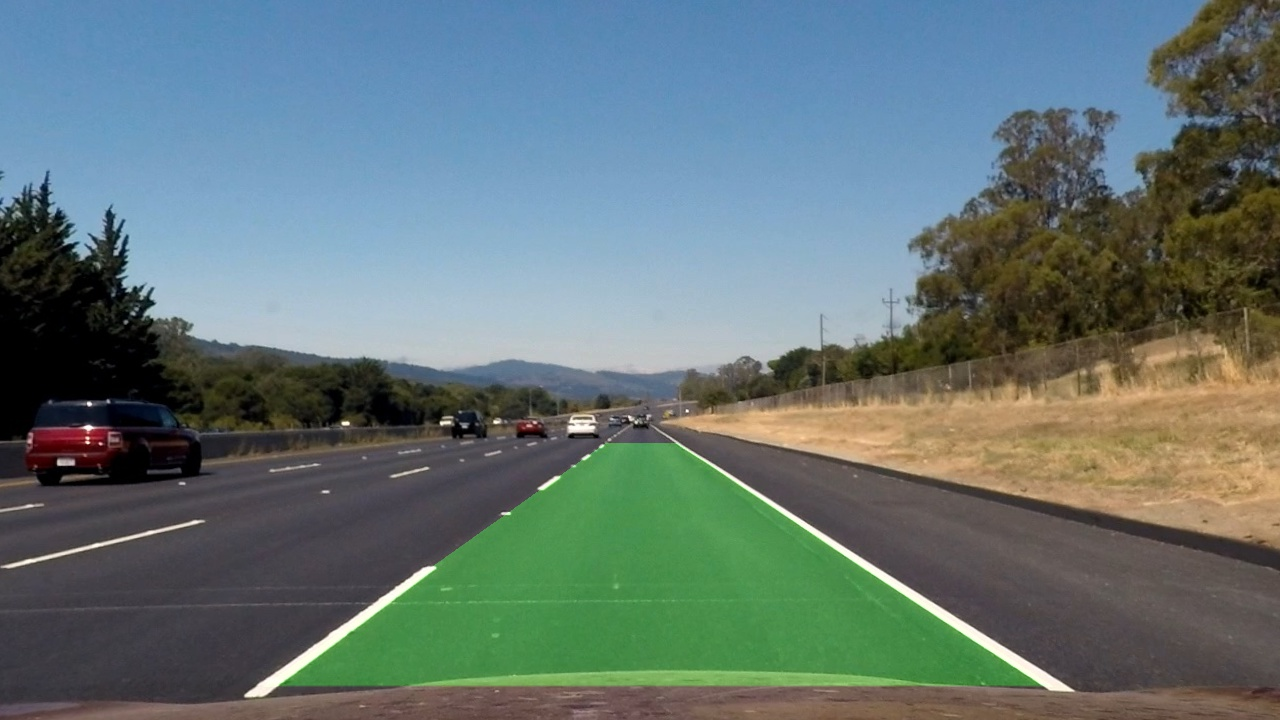
#> input picture images/straight_lines2.jpg, 1280 x 720 px
$ python find_perspective.py ../images/straight_lines2.jpg
#> lines starting #> are read from the running program, lines starting #| are printed output that depends on the picture; pictures that were not available may be replaced by others from this repository, and a replacement may not be noted
### camera.py
import os
import numpy as np
import cv2
import matplotlib.image as mpimg


'''
 Determines and returns the camera calibration matrix and distortion
 coefficients for use in undistorting images taken by a particular camera
'''
def calibrate():
    camera_calibration_images_path = "camera_cal/"

    num_x_corners = 9
    num_y_corners = 6

    obj_points = []
    img_points = []

    #
    # Prepare the object points.  These are the same for each calibration image.
    # the reshaped mgrid will give us an array like:
    # array([[ 0.,  0.,  0.],
    #        [ 1.,  0.,  0.],
    #         ...
    #        [ num_x_corners-1, num_y_corners-1, 0]])
    obj_p = np.zeros((num_x_corners * num_y_corners,  3), np.float32)
    obj_p[:, :2] = np.mgrid[0:num_x_corners, 0:num_y_corners].T.reshape(-1, 2)


    images = os.listdir(camera_calibration_images_path)
    for imagefile in images:
        #
        # Read in the image file and convert to grayscale
        #
        img = mpimg.imread(camera_calibration_images_path + imagefile)
        gray = cv2.cvtColor(img, cv2.COLOR_BGR2GRAY)

        #
        # use cv2 findChessboardCorners to get list of image corners.
        # If found, append these corners to the img_points array.
        # Note that the obj_points are the same for each new imagefile.
        #
        ret, corners = cv2.findChessboardCorners(gray, (num_x_corners, num_y_corners), None)

        if (ret == True):
            img_points.append(corners)
            obj_points.append(obj_p)

    #
    # use the img_points to pass to  opencv calibrateCamera()
    # and get the distortion coefficients and
    # camera calibration matrix to translate 2D image points.
    #
    ret, mtx, dist, rvecs, tvecs = cv2.calibrateCamera(obj_points, img_points, gray.shape[::-1], None, None)

    return mtx, dist

### tools/find_perspective.py
#importing some useful packages
import matplotlib.pyplot as plt
import matplotlib.image as mpimg
import numpy as np
import cv2
import os
import sys
import math

sys.path.append("..")
import camera
import image_utils


if len(sys.argv) < 2:
    print("Please provide an image filename on the command line")
    sys.exit()
else:
    filename = sys.argv[1]

img = mpimg.imread(filename, 1)
#> img is the input picture: shape (720, 1280, 3); mean R, G, B 100.4, 117.6, 116.7
h, w = img.shape[:2]
#> h = 720; w = 1280

f, axes = plt.subplots(1, 2, figsize=(12, 4.5))
f.tight_layout()
plt.subplots_adjust(left=0.03, right=.97, top=0.99, bottom=0.)

# [116 lines left out: functions p1xChanged, p1yChanged, p2xChanged, p2yChanged, p3xChanged, p3yChanged and 3 more, not called in this run]


#######################################################################################

TRANSFORM_SRC_POINTS = [(0.0, 0.91528), (0.21875, 0.73472), (0.78281, 0.73472), (1.0, 0.91528)]

#[(0.23828, 0.98611), (0.46563, 0.6375), (0.56406, 0.6375), (0.95312, 0.98611)]

(p1x, p1y), (p2x, p2y), (p3x, p3y), (p4x, p4y) = TRANSFORM_SRC_POINTS

# create trackbars if in interactive mode
shapefinder = cv2.imread(filename, 1)
height, width, _ = shapefinder.shape
#> height = 720; width = 1280
maxYTrackbar = int(height)
#> maxYTrackbar = 720
maxXTrackbar = int(width)
#> maxXTrackbar = 1280

#
# create a single window with all the sliders
#
cv2.namedWindow('Trackbars', cv2.WINDOW_NORMAL)
cv2.resizeWindow('Trackbars', 600, 100)

cv2.createTrackbar("p1-x", 'Trackbars', int(p1x * width), maxXTrackbar, p1xChanged)
#> slider 'p1-x' is set to 100
cv2.createTrackbar("p1-y", 'Trackbars', int(p1y * height), maxYTrackbar, p1yChanged)
cv2.createTrackbar("p2-x", 'Trackbars', int(p2x * width), maxXTrackbar, p2xChanged)
cv2.createTrackbar("p2-y", 'Trackbars', int(p2y * height), maxYTrackbar, p2yChanged)
cv2.createTrackbar("p3-x", 'Trackbars', int(p3x * width), maxXTrackbar, p3xChanged)
cv2.createTrackbar("p3-y", 'Trackbars', int(p3y * height), maxYTrackbar, p3yChanged)
cv2.createTrackbar("p4-x", 'Trackbars', int(p4x * width), maxXTrackbar, p4xChanged)
cv2.createTrackbar("p4-y", 'Trackbars', int(p4y * height), maxYTrackbar, p4yChanged)

print("Calibrating camera....")
mtx, dist = camera.calibrate()
#> in calibrate, `gray = cv2.cvtColor(img, cv2.COLOR_BGR2GRAY)`:
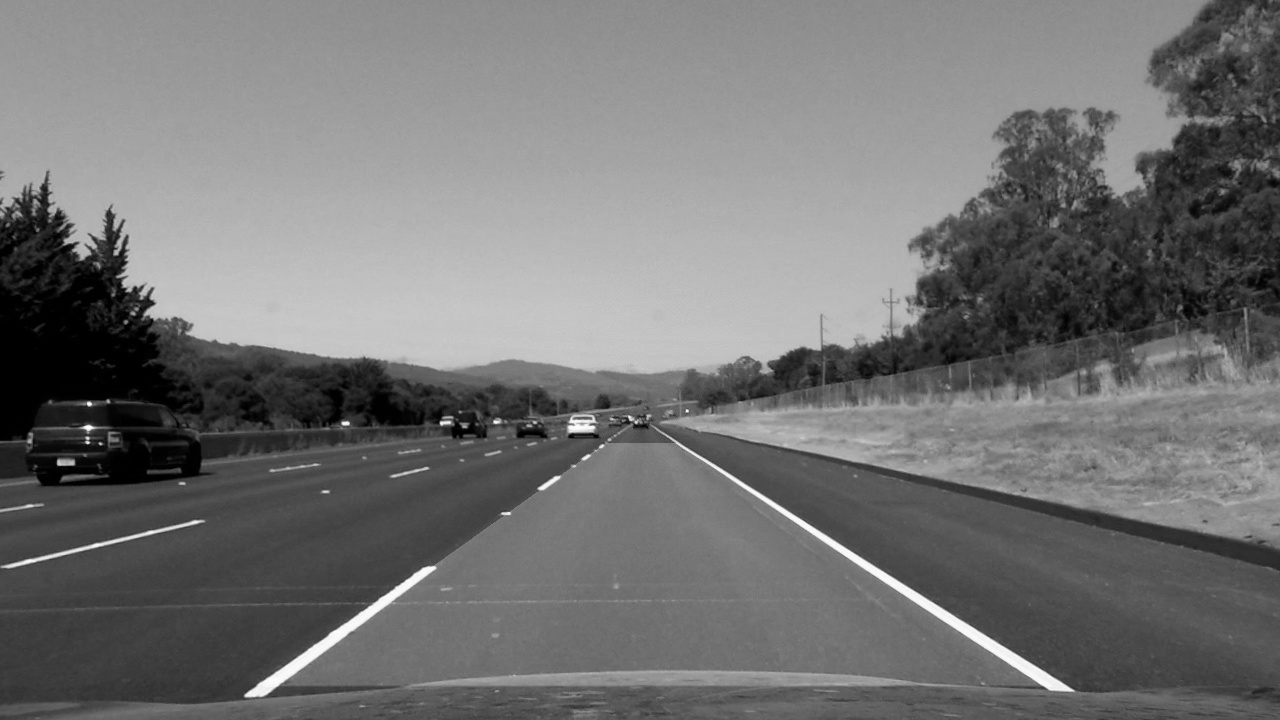
#> gray: shape (720, 1280); min 0, max 254, mean 115.3
#> in calibrate, `ret, corners = cv2.findChessboardCorners(gray, (num_x_corners, num_y_c..`: ret = False; corners = None
#> (the run stopped early here; a loop or call above may not have finished)

$ run again, on images/test1.jpg
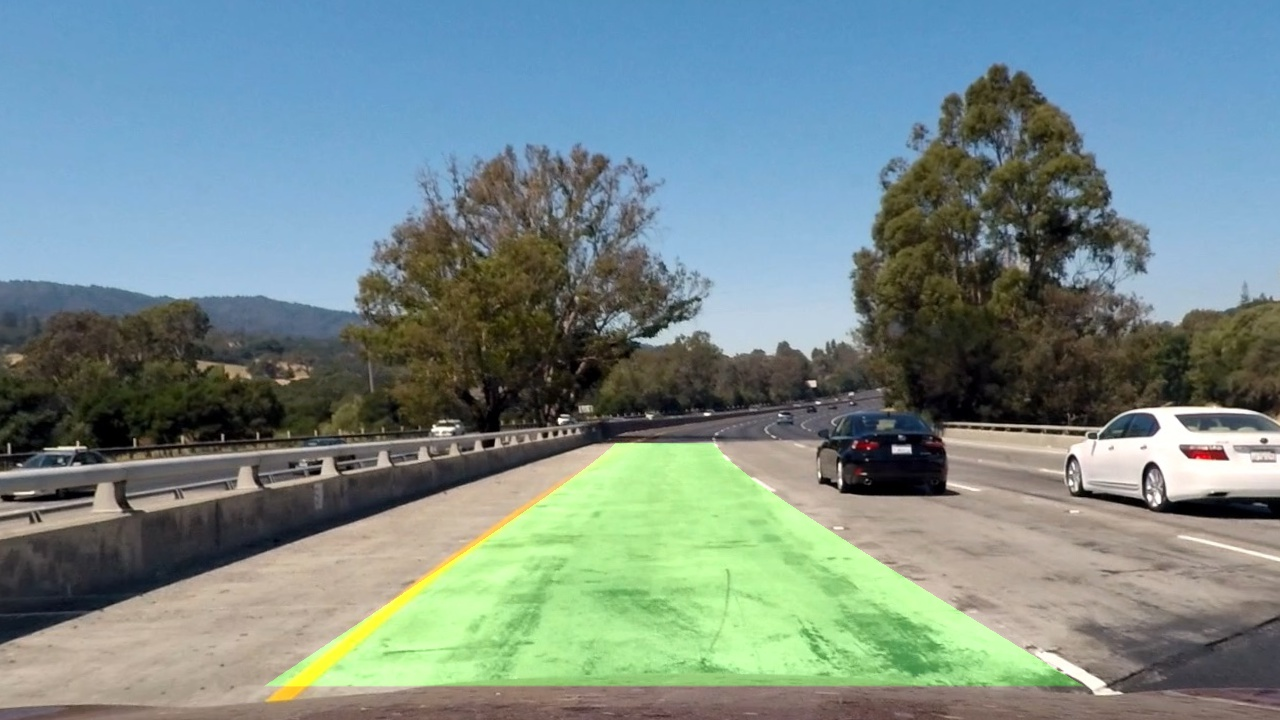
#> input picture images/test1.jpg, 1280 x 720 px
#> img is the input picture: shape (720, 1280, 3); mean R, G, B 119.3, 138.7, 136.2
#> in calibrate, `gray = cv2.cvtColor(img, cv2.COLOR_BGR2GRAY)`:
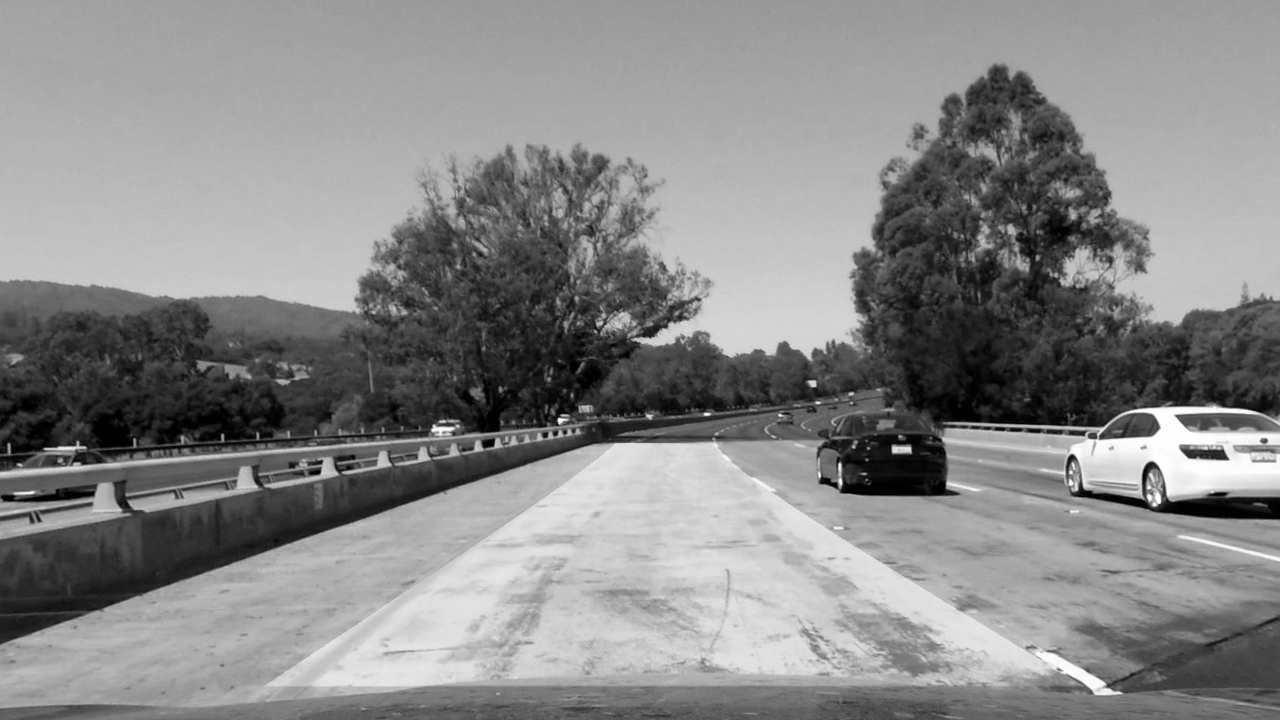
#> gray: shape (720, 1280); min 0, max 255, mean 135.8
#> ret = False; corners = None

$ run again, on images/test2.jpg
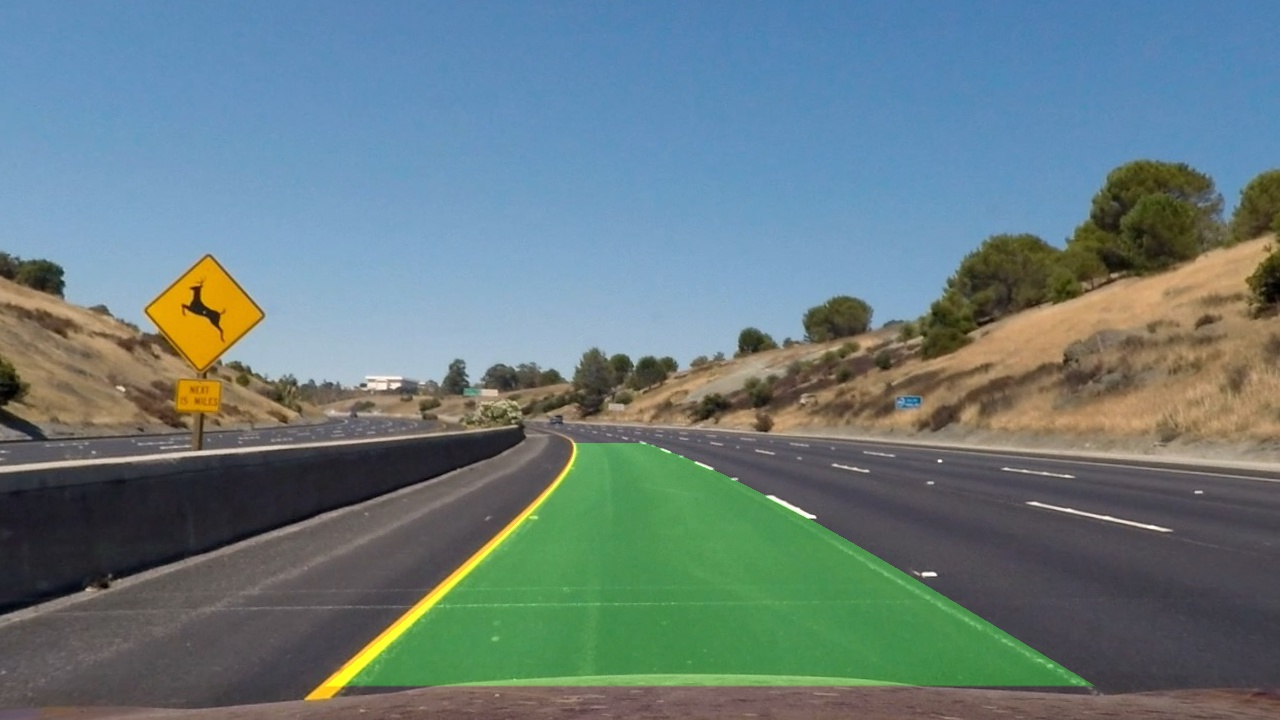
#> input picture images/test2.jpg, 1280 x 720 px
#> img is the input picture: shape (720, 1280, 3); mean R, G, B 103.9, 124.2, 126.3
#> in calibrate, `gray = cv2.cvtColor(img, cv2.COLOR_BGR2GRAY)`:
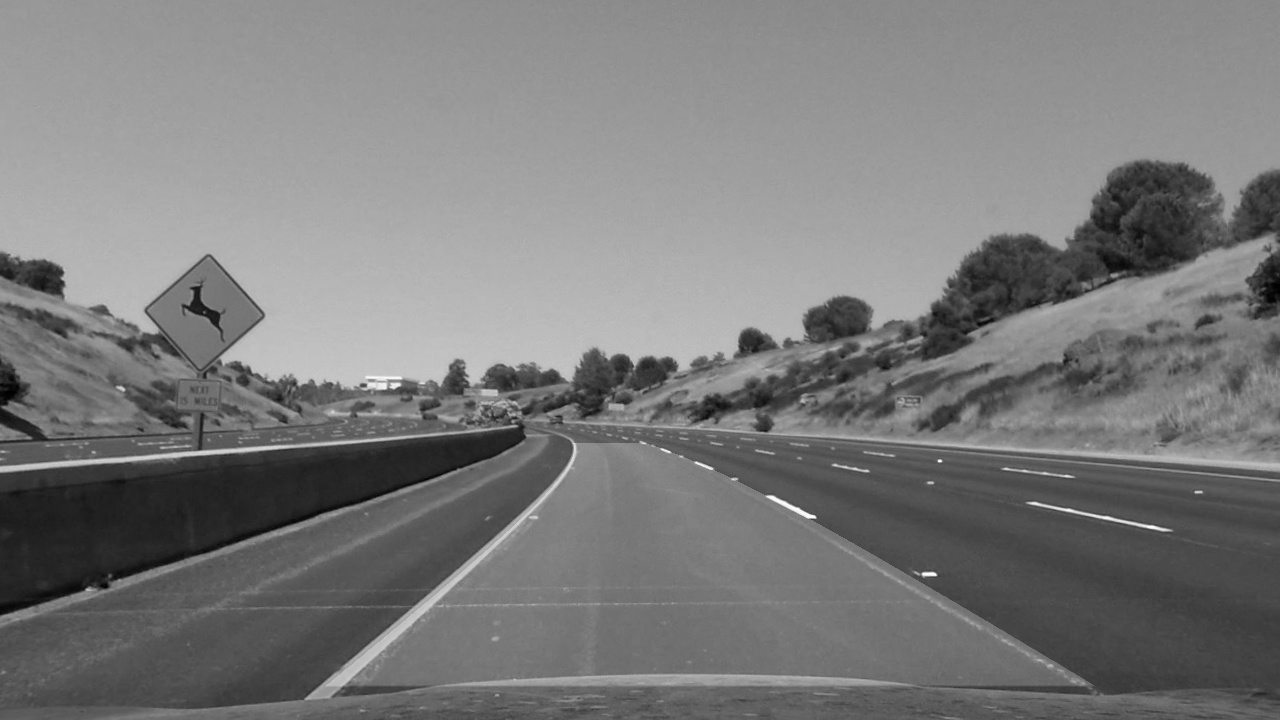
#> gray: shape (720, 1280); min 0, max 254, mean 122.5
#> ret = False; corners = None
